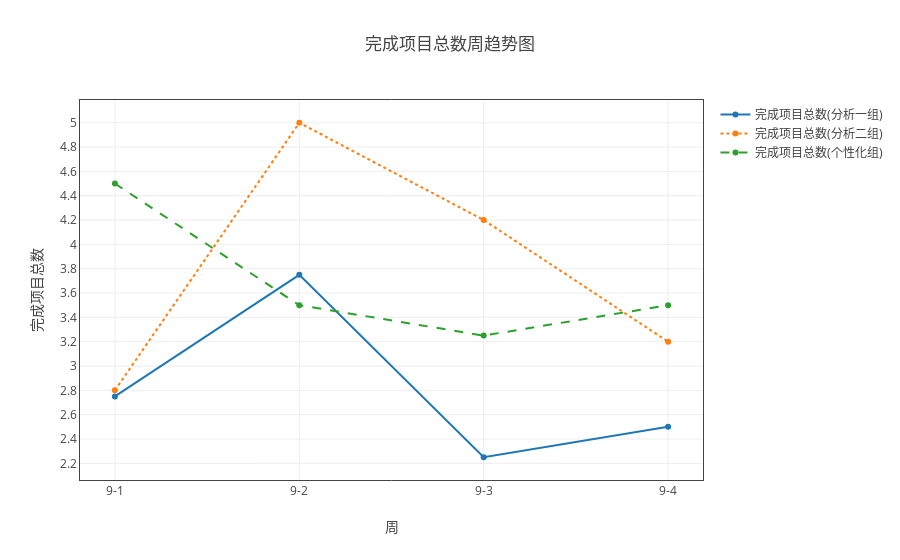

Notebook cell for this chart:
### Markdown cell above
### 各组总完成项目趋势图

### Code cell
ss = myModule.format(all_df1 ,"日期（格式“月-周次”）" ,['完成项目总数'])
ss.add_group('组别')
ss.get_average_by('人员')
ss.df
myModule.myPlot(ss.groupby('sum')).plot('line')
ss = myModule.format(all_df1 ,"month" ,['完成项目总数'])
ss.add_group('组别')
ss.get_average_by('人员')
myModule.myPlot(ss.groupby('sum')).plot('line',"月")

### Figure 1 — Plotly figure (JSON) as saved in the notebook; plotly's stock layout.template omitted (floating-point values rounded to 4 significant figures)
{"data": [{"line": {"dash": "solid"}, "name": "完成项目总数(分析一组)", "type": "scatter", "uid": "27ccc9a5-d11a-11e8-8ddb-a41f72875c19", "x": ["9-1", "9-2", "9-3", "9-4"], "y": [2.75, 3.75, 2.25, 2.5]}, {"line": {"dash": "dot"}, "name": "完成项目总数(分析二组)", "type": "scatter", "uid": "27ccc9a6-d11a-11e8-8ddb-a41f72875c19", "x": ["9-1", "9-2", "9-3", "9-4"], "y": [2.8, 5, 4.2, 3.2]}, {"line": {"dash": "dash"}, "name": "完成项目总数(个性化组)", "type": "scatter", "uid": "27ccc9a7-d11a-11e8-8ddb-a41f72875c19", "x": ["9-1", "9-2", "9-3", "9-4"], "y": [4.5, 3.5, 3.25, 3.5]}], "layout": {"title": "完成项目总数周趋势图", "xaxis": {"mirror": "all", "nticks": 20, "showgrid": true, "showline": true, "title": "周", "zeroline": true}, "yaxis": {"mirror": "all", "nticks": 20, "showgrid": true, "showline": true, "title": "完成项目总数", "zeroline": true}}}
